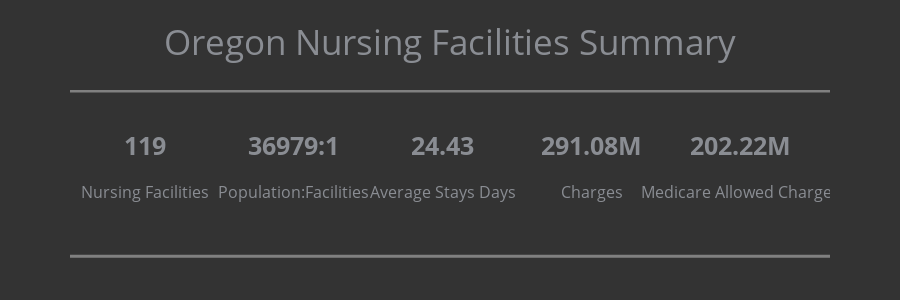

Notebook code cell kept with this figure:
### Code cell
fig=go.Figure()
fig.add_trace(go.Scatter(
    x=[0, 1, 2, 3, 4],
    y=[1.6, 1.6, 1.6, 1.6,1.6],
    mode="text", 
    text=["<span style='font-size:25px'><b>119</b></span>",
          "<span style='font-size:25px'><b>36979:1</b></span>",
          "<span style='font-size:25px'><b>24.43</b></span>",
          "<span style='font-size:25px'><b>291.08M</b></span>",
          "<span style='font-size:25px'><b>202.22M</b></span>"],
    textposition="bottom center"
))
fig.add_trace(go.Scatter(
    x=[0, 1, 2, 3, 4],
    y=[1.1, 1.1, 1.1, 1.1, 1.1],
    mode="text", 
    text=["Nursing Facilities","Population:Facilities", "Average Stays Days", "Charges", "Medicare Allowed Charges"],
    textposition="bottom center"
))
fig.add_hline(y=2.2, line_width=5, line_color='gray')
fig.add_hline(y=0.3, line_width=3, line_color='gray')
fig.update_yaxes(visible=False)
fig.update_xaxes(visible=False)
fig.update_layout(height=300, hovermode=False, showlegend=False,
                  title="Oregon Nursing Facilities Summary", title_x=0.5, title_y=0.9,
                  xaxis_range=[-0.5,4.6], yaxis_range=[-0.2,2.2],                 
                  margin=dict(t=90, b=0, l=70, r=70),
                  plot_bgcolor='#333', paper_bgcolor='#333',
                  title_font=dict(size=35, color='#8a8d93'),
                  font=dict(size=16, color='#8a8d93'),
                 )

### Figure 1 — Plotly figure (JSON) as saved in the notebook; plotly's stock layout.template omitted (floating-point values rounded to 4 significant figures)
{"data": [{"mode": "text", "text": ["<span style='font-size:25px'><b>119</b></span>", "<span style='font-size:25px'><b>36979:1</b></span>", "<span style='font-size:25px'><b>24.43</b></span>", "<span style='font-size:25px'><b>291.08M</b></span>", "<span style='font-size:25px'><b>202.22M</b></span>"], "textposition": "bottom center", "type": "scatter", "x": [0, 1, 2, 3, 4], "y": [1.6, 1.6, 1.6, 1.6, 1.6]}, {"mode": "text", "text": ["Nursing Facilities", "Population:Facilities", "Average Stays Days", "Charges", "Medicare Allowed Charges"], "textposition": "bottom center", "type": "scatter", "x": [0, 1, 2, 3, 4], "y": [1.1, 1.1, 1.1, 1.1, 1.1]}], "layout": {"font": {"color": "#8a8d93", "size": 16}, "height": 300, "hovermode": false, "margin": {"b": 0, "l": 70, "r": 70, "t": 90}, "paper_bgcolor": "#333", "plot_bgcolor": "#333", "shapes": [{"line": {"color": "gray", "width": 5}, "type": "line", "x0": 0, "x1": 1, "xref": "x domain", "y0": 2.2, "y1": 2.2, "yref": "y"}, {"line": {"color": "gray", "width": 3}, "type": "line", "x0": 0, "x1": 1, "xref": "x domain", "y0": 0.3, "y1": 0.3, "yref": "y"}], "showlegend": false, "title": {"font": {"color": "#8a8d93", "size": 35}, "text": "Oregon Nursing Facilities Summary", "x": 0.5, "y": 0.9}, "xaxis": {"range": [-0.5, 4.6], "visible": false}, "yaxis": {"range": [-0.2, 2.2], "visible": false}}}
